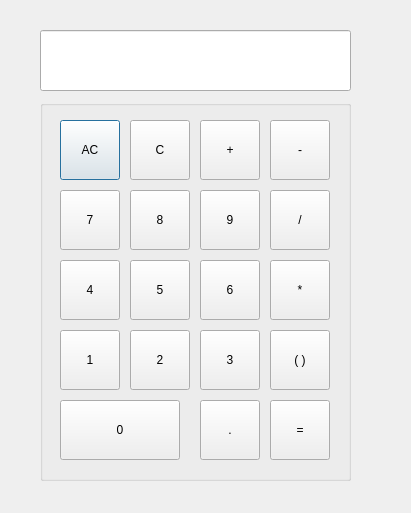
<?xml version="1.0" encoding="UTF-8"?>
<ui version="4.0">
 <class>Dialog</class>
 <widget class="QDialog" name="Dialog">
  <property name="geometry">
   <rect>
    <x>0</x>
    <y>0</y>
    <width>411</width>
    <height>513</height>
   </rect>
  </property>
  <property name="windowTitle">
   <string>Dialog</string>
  </property>
  <widget class="QGroupBox" name="groupBox">
   <property name="geometry">
    <rect>
     <x>40</x>
     <y>100</y>
     <width>311</width>
     <height>381</height>
    </rect>
   </property>
   <property name="title">
    <string/>
   </property>
   <widget class="QPushButton" name="pushButton_AC">
    <property name="geometry">
     <rect>
      <x>20</x>
      <y>20</y>
      <width>60</width>
      <height>60</height>
     </rect>
    </property>
    <property name="text">
     <string>AC</string>
    </property>
   </widget>
   <widget class="QPushButton" name="pushButton_C">
    <property name="geometry">
     <rect>
      <x>90</x>
      <y>20</y>
      <width>60</width>
      <height>60</height>
     </rect>
    </property>
    <property name="text">
     <string>C</string>
    </property>
   </widget>
   <widget class="QPushButton" name="pushButton_Plus">
    <property name="geometry">
     <rect>
      <x>160</x>
      <y>20</y>
      <width>60</width>
      <height>60</height>
     </rect>
    </property>
    <property name="text">
     <string>+</string>
    </property>
   </widget>
   <widget class="QPushButton" name="pushButton_D">
    <property name="geometry">
     <rect>
      <x>230</x>
      <y>90</y>
      <width>60</width>
      <height>60</height>
     </rect>
    </property>
    <property name="text">
     <string>/</string>
    </property>
   </widget>
   <widget class="QPushButton" name="num7">
    <property name="geometry">
     <rect>
      <x>20</x>
      <y>90</y>
      <width>60</width>
      <height>60</height>
     </rect>
    </property>
    <property name="text">
     <string>7</string>
    </property>
   </widget>
   <widget class="QPushButton" name="pushButton_x">
    <property name="geometry">
     <rect>
      <x>230</x>
      <y>160</y>
      <width>60</width>
      <height>60</height>
     </rect>
    </property>
    <property name="text">
     <string>*</string>
    </property>
   </widget>
   <widget class="QPushButton" name="num9">
    <property name="geometry">
     <rect>
      <x>160</x>
      <y>90</y>
      <width>60</width>
      <height>60</height>
     </rect>
    </property>
    <property name="text">
     <string>9</string>
    </property>
   </widget>
   <widget class="QPushButton" name="num8">
    <property name="geometry">
     <rect>
      <x>90</x>
      <y>90</y>
      <width>60</width>
      <height>60</height>
     </rect>
    </property>
    <property name="text">
     <string>8</string>
    </property>
   </widget>
   <widget class="QPushButton" name="num6">
    <property name="geometry">
     <rect>
      <x>160</x>
      <y>160</y>
      <width>60</width>
      <height>60</height>
     </rect>
    </property>
    <property name="text">
     <string>6</string>
    </property>
   </widget>
   <widget class="QPushButton" name="num5">
    <property name="geometry">
     <rect>
      <x>90</x>
      <y>160</y>
      <width>60</width>
      <height>60</height>
     </rect>
    </property>
    <property name="text">
     <string>5</string>
    </property>
   </widget>
   <widget class="QPushButton" name="num4">
    <property name="geometry">
     <rect>
      <x>20</x>
      <y>160</y>
      <width>60</width>
      <height>60</height>
     </rect>
    </property>
    <property name="text">
     <string>4</string>
    </property>
   </widget>
   <widget class="QPushButton" name="num1">
    <property name="geometry">
     <rect>
      <x>20</x>
      <y>230</y>
      <width>60</width>
      <height>60</height>
     </rect>
    </property>
    <property name="text">
     <string>1</string>
    </property>
   </widget>
   <widget class="QPushButton" name="num3">
    <property name="geometry">
     <rect>
      <x>160</x>
      <y>230</y>
      <width>60</width>
      <height>60</height>
     </rect>
    </property>
    <property name="text">
     <string>3</string>
    </property>
   </widget>
   <widget class="QPushButton" name="num2">
    <property name="geometry">
     <rect>
      <x>90</x>
      <y>230</y>
      <width>60</width>
      <height>60</height>
     </rect>
    </property>
    <property name="text">
     <string>2</string>
    </property>
   </widget>
   <widget class="QPushButton" name="num0">
    <property name="geometry">
     <rect>
      <x>20</x>
      <y>300</y>
      <width>120</width>
      <height>60</height>
     </rect>
    </property>
    <property name="text">
     <string>0</string>
    </property>
   </widget>
   <widget class="QPushButton" name="pushButton_dot">
    <property name="geometry">
     <rect>
      <x>160</x>
      <y>300</y>
      <width>60</width>
      <height>60</height>
     </rect>
    </property>
    <property name="text">
     <string>.</string>
    </property>
   </widget>
   <widget class="QPushButton" name="pushButton_result">
    <property name="geometry">
     <rect>
      <x>230</x>
      <y>300</y>
      <width>60</width>
      <height>60</height>
     </rect>
    </property>
    <property name="text">
     <string>=</string>
    </property>
   </widget>
   <widget class="QPushButton" name="pushButton_M">
    <property name="geometry">
     <rect>
      <x>230</x>
      <y>20</y>
      <width>60</width>
      <height>60</height>
     </rect>
    </property>
    <property name="text">
     <string>-</string>
    </property>
   </widget>
   <widget class="QPushButton" name="pushButton_abc">
    <property name="geometry">
     <rect>
      <x>230</x>
      <y>230</y>
      <width>60</width>
      <height>60</height>
     </rect>
    </property>
    <property name="text">
     <string>( )</string>
    </property>
   </widget>
  </widget>
  <widget class="QLineEdit" name="lineEdit">
   <property name="geometry">
    <rect>
     <x>40</x>
     <y>30</y>
     <width>311</width>
     <height>61</height>
    </rect>
   </property>
   <property name="readOnly">
    <bool>true</bool>
   </property>
  </widget>
 </widget>
 <resources/>
 <connections/>
</ui>
